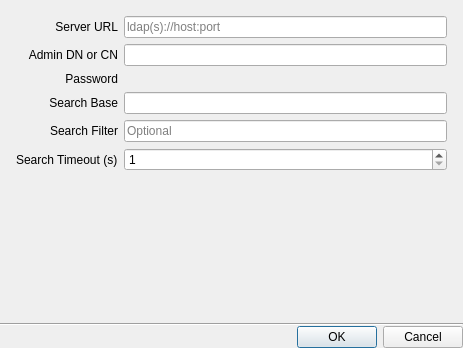
<?xml version="1.0" encoding="UTF-8"?>
<ui version="4.0">
 <class>LdapSettingsDialog</class>
 <widget class="QDialog" name="LdapSettingsDialog">
  <property name="geometry">
   <rect>
    <x>0</x>
    <y>0</y>
    <width>463</width>
    <height>348</height>
   </rect>
  </property>
  <property name="minimumSize">
   <size>
    <width>460</width>
    <height>0</height>
   </size>
  </property>
  <property name="windowTitle">
   <string>LDAP Settings</string>
  </property>
  <layout class="QVBoxLayout" name="verticalLayout_4">
   <property name="spacing">
    <number>0</number>
   </property>
   <property name="leftMargin">
    <number>0</number>
   </property>
   <property name="topMargin">
    <number>0</number>
   </property>
   <property name="rightMargin">
    <number>0</number>
   </property>
   <property name="bottomMargin">
    <number>0</number>
   </property>
   <item>
    <layout class="QVBoxLayout" name="verticalLayout_3" stretch="0,1,0,1,0">
     <property name="spacing">
      <number>16</number>
     </property>
     <property name="leftMargin">
      <number>16</number>
     </property>
     <property name="topMargin">
      <number>16</number>
     </property>
     <property name="rightMargin">
      <number>16</number>
     </property>
     <property name="bottomMargin">
      <number>16</number>
     </property>
     <item>
      <widget class="QWidget" name="fieldsWidget" native="true">
       <layout class="QFormLayout" name="formLayout_2">
        <property name="labelAlignment">
         <set>Qt::AlignRight|Qt::AlignTrailing|Qt::AlignVCenter</set>
        </property>
        <property name="leftMargin">
         <number>0</number>
        </property>
        <property name="topMargin">
         <number>0</number>
        </property>
        <property name="rightMargin">
         <number>0</number>
        </property>
        <property name="bottomMargin">
         <number>0</number>
        </property>
        <item row="0" column="0">
         <widget class="QLabel" name="serverLabel">
          <property name="text">
           <string>Server URL</string>
          </property>
          <property name="alignment">
           <set>Qt::AlignRight|Qt::AlignTrailing|Qt::AlignVCenter</set>
          </property>
          <property name="buddy">
           <cstring>serverLineEdit</cstring>
          </property>
         </widget>
        </item>
        <item row="0" column="1">
         <widget class="QLineEdit" name="serverLineEdit">
          <property name="placeholderText">
           <string notr="true">ldap(s)://host:port</string>
          </property>
         </widget>
        </item>
        <item row="1" column="0">
         <widget class="QLabel" name="adminDnLabel">
          <property name="text">
           <string>Admin DN or CN</string>
          </property>
          <property name="alignment">
           <set>Qt::AlignRight|Qt::AlignTrailing|Qt::AlignVCenter</set>
          </property>
          <property name="buddy">
           <cstring>adminDnLineEdit</cstring>
          </property>
         </widget>
        </item>
        <item row="1" column="1">
         <widget class="QLineEdit" name="adminDnLineEdit"/>
        </item>
        <item row="3" column="0">
         <widget class="QLabel" name="passwordLabel">
          <property name="text">
           <string>Password</string>
          </property>
          <property name="alignment">
           <set>Qt::AlignRight|Qt::AlignTrailing|Qt::AlignVCenter</set>
          </property>
         </widget>
        </item>
        <item row="4" column="0">
         <widget class="QLabel" name="searchBaseLabel">
          <property name="text">
           <string>Search Base</string>
          </property>
          <property name="alignment">
           <set>Qt::AlignRight|Qt::AlignTrailing|Qt::AlignVCenter</set>
          </property>
         </widget>
        </item>
        <item row="4" column="1">
         <widget class="QLineEdit" name="searchBaseLineEdit"/>
        </item>
        <item row="5" column="0">
         <widget class="QLabel" name="searchFilterLabel">
          <property name="text">
           <string>Search Filter</string>
          </property>
          <property name="alignment">
           <set>Qt::AlignRight|Qt::AlignTrailing|Qt::AlignVCenter</set>
          </property>
         </widget>
        </item>
        <item row="5" column="1">
         <widget class="QLineEdit" name="searchFilterLineEdit">
          <property name="placeholderText">
           <string>Optional</string>
          </property>
         </widget>
        </item>
        <item row="6" column="0">
         <widget class="QLabel" name="searchTimeoutSLabel">
          <property name="text">
           <string>Search Timeout (s)</string>
          </property>
         </widget>
        </item>
        <item row="6" column="1">
         <widget class="QSpinBox" name="searchTimeoutSSpinBox">
          <property name="minimum">
           <number>1</number>
          </property>
          <property name="maximum">
           <number>600</number>
          </property>
          <property name="singleStep">
           <number>10</number>
          </property>
         </widget>
        </item>
        <item row="3" column="1">
         <widget class="nx::vms::client::desktop::PasswordInputField" name="passwordLineEdit" native="true"/>
        </item>
       </layout>
      </widget>
     </item>
     <item>
      <spacer name="verticalSpacer_2">
       <property name="orientation">
        <enum>Qt::Vertical</enum>
       </property>
       <property name="sizeHint" stdset="0">
        <size>
         <width>20</width>
         <height>40</height>
        </size>
       </property>
      </spacer>
     </item>
     <item>
      <widget class="QStackedWidget" name="testStackWidget">
       <property name="currentIndex">
        <number>1</number>
       </property>
       <widget class="QWidget" name="testProgressPage">
        <layout class="QVBoxLayout" name="verticalLayout">
         <item>
          <widget class="QProgressBar" name="testProgressBar">
           <property name="maximum">
            <number>100</number>
           </property>
           <property name="value">
            <number>0</number>
           </property>
           <property name="textVisible">
            <bool>true</bool>
           </property>
           <property name="format">
            <string>Testing...</string>
           </property>
          </widget>
         </item>
        </layout>
       </widget>
       <widget class="QWidget" name="testResultPage">
        <layout class="QVBoxLayout" name="verticalLayout_2">
         <item>
          <widget class="QnWordWrappedLabel" name="testResultLabel" native="true"/>
         </item>
        </layout>
       </widget>
      </widget>
     </item>
     <item>
      <spacer name="verticalSpacer">
       <property name="orientation">
        <enum>Qt::Vertical</enum>
       </property>
       <property name="sizeHint" stdset="0">
        <size>
         <width>20</width>
         <height>40</height>
        </size>
       </property>
      </spacer>
     </item>
     <item>
      <widget class="QnWordWrappedLabel" name="ldapAdminWarningLabel" native="true"/>
     </item>
    </layout>
   </item>
   <item>
    <widget class="Line" name="line">
     <property name="orientation">
      <enum>Qt::Horizontal</enum>
     </property>
    </widget>
   </item>
   <item>
    <widget class="QDialogButtonBox" name="buttonBox">
     <property name="standardButtons">
      <set>QDialogButtonBox::Cancel|QDialogButtonBox::Ok</set>
     </property>
    </widget>
   </item>
  </layout>
 </widget>
 <customwidgets>
  <customwidget>
   <class>QnWordWrappedLabel</class>
   <extends>QWidget</extends>
   <header location="global">ui/widgets/word_wrapped_label.h</header>
   <container>1</container>
  </customwidget>
  <customwidget>
   <class>nx::vms::client::desktop::PasswordInputField</class>
   <extends>QWidget</extends>
   <header location="global">nx/vms/client/desktop/common/widgets/password_input_field.h</header>
   <container>1</container>
  </customwidget>
 </customwidgets>
 <resources/>
 <connections/>
</ui>
